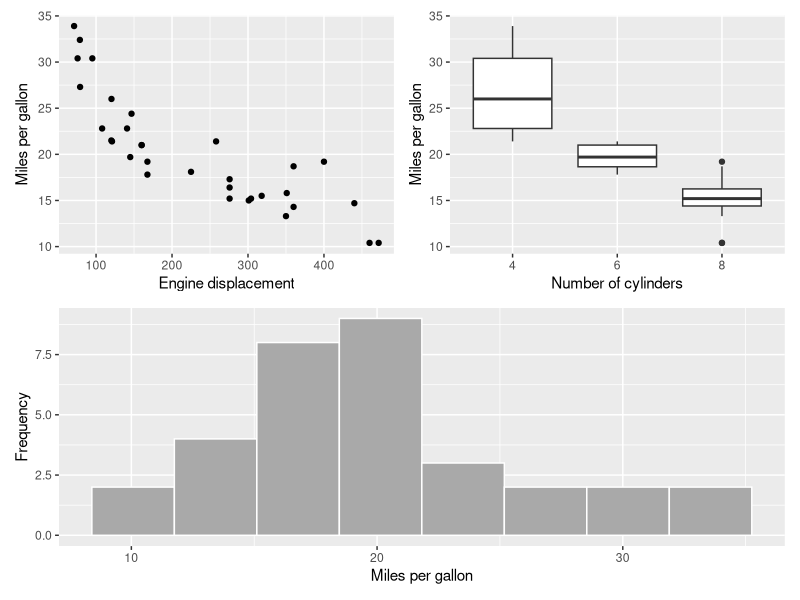

Write R code to recreate this figure.
library(ggplot2)
library(patchwork)

p1 <- ggplot(mtcars, aes(disp, mpg)) +
  geom_point() +
  labs(x = "Engine displacement", y = "Miles per gallon")

p2 <- ggplot(mtcars, aes(factor(cyl), mpg)) +
  geom_boxplot() +
  labs(x = "Number of cylinders", y = "Miles per gallon")

p3 <- ggplot(mtcars, aes(mpg)) +
  geom_histogram(bins = 8, fill = "darkgrey", color = "white") +
  labs(x = "Miles per gallon", y = "Frequency")

# | 横向组合图形，/ 纵向组合图形

(p1 | p2) / p3
